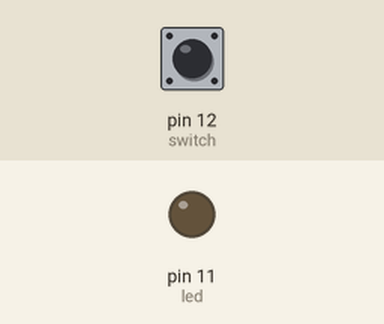
Bench run of a program on a simulated Raspberry Pi (header pin numbers). Parts: output pins drawn as LEDs (lit = HIGH). Inputs (shaded band) come from the test bench; at power-on: pin 12 (switch) LOW. The clock reads 2024-03-15 10:24:30 at power-on unless the program sets it.

Above: at 1.2 s.
1.3 s: pin 12 (switch) pulled HIGH for 3.2 s
At 5.2 s:
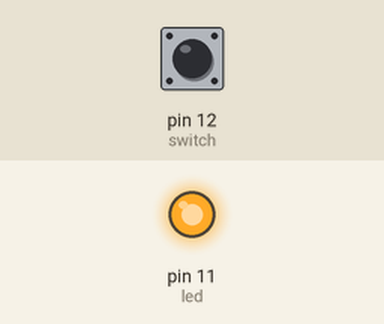
6.0 s: pin 12 (switch) pulled HIGH for 0.15 s
At 7.2 s:
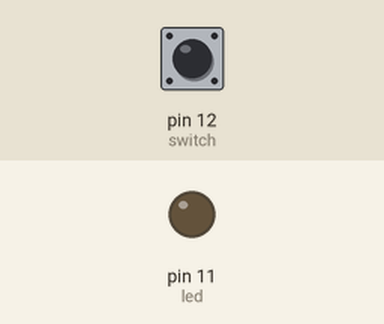
Timing chart, 0 to 9.0 s (numbered marks = the images above; inputs shaded):
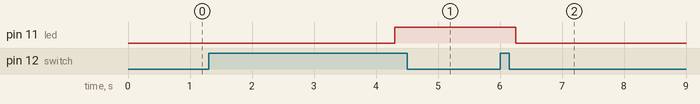

Measured:
- after the input at 1.3 s, pin 11 (led): LOW → HIGH after 3.0 s
- after the input at 6.0 s, pin 11 (led): HIGH → LOW after 0.25 s

The program:

led_control_switch_deb.py
```python
#!/usr/bin/env python
import time
import RPi.GPIO as GPIO

#set input and output gpio physical pin numbers
switch = 12
led = 11

GPIO.setwarnings(False)
GPIO.setmode (GPIO.BOARD)
GPIO.setup(switch,GPIO.IN, pull_up_down=GPIO.PUD_DOWN)
GPIO.setup(led,GPIO.OUT)
GPIO.output(led,GPIO.LOW)

while True:
   if GPIO.input(switch) == 1 :
      time.sleep(0.25)  # debounce
      start_time = time.time()
      GPIO.output(led,GPIO.LOW)
      while GPIO.input(switch) == 1 :
         if time.time() - start_time > 2.75:
            GPIO.output(led,GPIO.HIGH)
   else:
    import RPi.GPIO as GPIO
```
